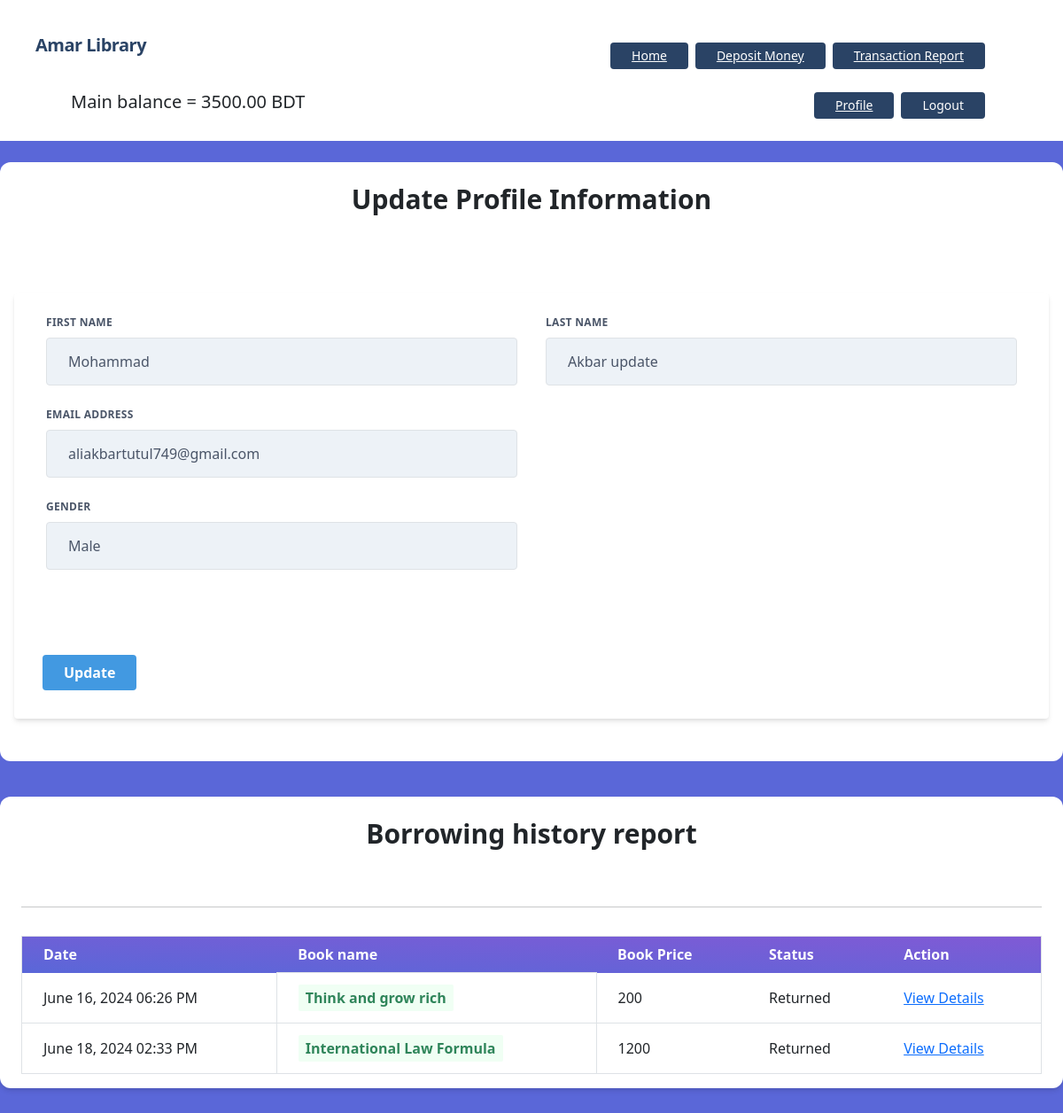
The app's page /accounts/profile/ (signed in) with its own data.
### accounts/models.py (models this page shows, shortened)
class UserAccount (models.Model):
    user = models.OneToOneField(User, related_name='account', on_delete=models.CASCADE)
    account_id = models.IntegerField(unique=True)
    gender = models.CharField(max_length=10, choices=GENDER)
    balance = models.DecimalField(default=0, max_digits=12, decimal_places=2)

### books/models.py (models this page shows, shortened)
class BorrowedBooks(models.Model):
    book = models.ForeignKey(Book, on_delete=models.CASCADE, related_name='buybook')
    user = models.ForeignKey(UserAccount, on_delete=models.CASCADE)
    is_returned = models.BooleanField(default=False)
    purchase_date = models.DateTimeField(auto_now_add=True)

class Book(models.Model):
    title = models.CharField(max_length=100)
    description = models.TextField()
    category = models.ForeignKey(Category, on_delete=models.CASCADE)
    price = models.IntegerField()
    qunatity = models.IntegerField(blank=True, null=True)
    image = models.ImageField(upload_to='media/images', blank=True, null=True)

### accounts/views.py (the view, shortened to what this page needs)
# urls.py: path('profile/', UserAccountUpdate.as_view(), name='profile' ),
class UserAccountUpdate(View):
    template_name = 'accounts/profile.html'
    def get(self, request):
        form = UserUpdateForm(instance= request.user)
        borrowed_books = BorrowedBooks.objects.all()
        return render (request, self.template_name, {'form': form, 'borrowed_books': borrowed_books })

### accounts/forms.py (shortened to what this page needs)
class UserUpdateForm (forms.ModelForm)         :
    gender = forms.ChoiceField(choices=GENDER)
    class Meta:
        model = User
        fields = ['first_name', 'last_name', 'email']
    def __init__(self, *args, **kwargs):
        super().__init__(*args, **kwargs)
        for field in self.fields:
            self.fields[field].widget.attrs.update({
                'class': (
                    'appearance-none block w-full bg-gray-200 '
                    'text-gray-700 border border-gray-200 rounded '
                    'py-3 px-4 leading-tight focus:outline-none '
                    'focus:bg-white focus:border-gray-500'
                )
            })
            if self.instance:
                try:
                    user_account = self.instance.account
                except:
                    user_account = None
            if user_account:
                self.fields['gender'].initial = user_account.gender

### accounts/templates/accounts/profile.html (shortened to what this page needs)
{% extends 'base.html' %} {% load static %} {% block head_title %}Library Management System {% endblock %} {% block content %}
<div class="bg-white px-3 py-4 rounded-xl my-6">
    <h1 class="font-bold text-3xl text-center pb-5">Update Profile Information</h1>
    <div class="w-full mt-10">
        <form method="post" class="bg-white shadow-md rounded px-8 pt-6 pb-8 mb-4">
            <div class="flex flex-wrap -mx-3 mb-6">
                <div class="w-full md:w-1/2 px-3 mb-6 md:mb-0">
                    <label class="block uppercase tracking-wide text-gray-700 text-xs font-bold mb-2" for="{{ form.first_name.id_for_label }}">
                        {{ form.first_name.label }}
                    </label> {{ form.first_name }}
                </div>
                <div class="w-full md:w-1/2 px-3">
                    <label class="block uppercase tracking-wide text-gray-700 text-xs font-bold mb-2" for="{{ form.last_name.id_for_label }}">
                        {{ form.last_name.label }}
                    </label> {{ form.last_name }}
                </div>
            </div>
            <div class="flex flex-wrap -mx-3 mb-6">
                <div class="w-full md:w-1/2 px-3 mb-6 md:mb-0">
                    <label class="block uppercase tracking-wide text-gray-700 text-xs font-bold mb-2" for="{{ form.email.id_for_label }}">
                        {{ form.email.label }}
                    </label> {{ form.email }}
                </div>
                <div class="w-full md:w-1/2 px-3 mb-6 md:mb-0">
                </div>
            </div>
            <div class="flex flex-wrap -mx-3 mb-6">
                <div class="w-full md:w-1/2 px-3 mb-6 md:mb-0">
                    <label class="block uppercase tracking-wide text-gray-700 text-xs font-bold mb-2" for="{{ form.gender.id_for_label }}">
                        {{ form.gender.label }}
                    </label> {{ form.gender }}
                </div>
                <div class="w-full md:w-1/2 px-3 mb-6 md:mb-0">
                </div>
            </div>
            <div class="flex flex-wrap -mx-3">
                <div class="w-full md:w-1/2 px-3 mb-6 md:mb-0">
                </div>
                <div class="w-full md:w-1/2 px-3 mb-6 md:mb-0">
                </div>
            </div>
            <div class="flex flex-wrap -mx-3 mb-6">
                <div class="w-full md:w-1/2 px-3 mb-6 md:mb-0">
                </div>
                <div class="w-full md:w-1/2 px-3">
                </div>
            </div>
            <div class="flex flex-wrap -mx-3 mb-6">
                <div class="w-full md:w-1/2 px-3 mb-6 md:mb-0">
                </div>
                <div class="w-full md:w-1/2 px-3">
                </div>
            </div>
            <div class="flex items-center justify-between">
                <button class="bg-blue-500 hover:bg-blue-700 text-white font-bold py-2 px-4 rounded focus:outline-none focus:shadow-outline" type="submit">
                    Update
                </button>
            </div>
        </form>
    </div>
</div>
<div class="my-10 py-3 px-4 bg-white rounded-xl shadow-md">
    <h1 class="font-bold text-3xl text-center pb-5 pt-2"> Borrowing history report  </h1>
    <hr />
    <table
      class="table-auto mx-auto w-full px-5 rounded-xl mt-8 border dark:border-neutral-500"
    >
      <thead class="bg-purple-900 text-white text-left">
        <tr
          class="bg-gradient-to-tr from-indigo-600 to-purple-600 rounded-md py-2 px-4 text-white font-bold"
        >
          <th class="px-4 py-2">Date</th>
          <th class="px-4 py-2">Book name </th>
          <th class="px-4 py-2">Book Price </th>
          <th class="px-4 py-2">Status</th>
          <th class="px-4 py-2">Action</th>
        </tr>
      </thead>
      <tbody>
        {% for borrowed_book in borrowed_books %}
        <tr class="border-b dark:border-neutral-500">
          <td class="px-4 py-2">
            {{ borrowed_book.purchase_date|date:"F d, Y h:i A" }}
          </td>
          <td class="px-4 py-3 text-s border">
            <span
              class="px-2 py-1 font-bold leading-tight rounded-sm {% if transaction.get_transaction_type_display == 'Withdrawal' %} text-red-700 bg-red-100 {% else %} text-green-700 bg-green-100 {% endif %}"
            >
              {{ borrowed_book.book.title }}
            </span>
          </td>
          <td class="px-4 py-2">
             {{ borrowed_book.book.price}}
          </td>
          <td class="px-4 py-2">
            {% if borrowed_book.is_returned %}
            Returned
            {% else %}
            Purchased
            {% endif %}
          </td>
          <td class="px-4 py-2">
            {% if borrowed_book.is_returned %}
            <a href="{% url 'detail_post' borrowed_book.book.id %}"> View Details </a>
            {% else %}
            <a href="{% url 'return_book' borrowed_book.id %}"> Return Book </a>
            {% endif %}
          </td>
        </tr>
        {% endfor %}
      </tbody>
    </table>
</div>
{% endblock %}

### templates/base.html (shortened to what this page needs)
{% load static %}
<!DOCTYPE html>
<html lang="en">
<head>
    <link href="https://unpkg.com/tailwindcss@^1.0/dist/tailwind.min.css" rel="stylesheet">
    <link href="https://cdn.jsdelivr.net/npm/bootstrap@5.0.2/dist/css/bootstrap.min.css" rel="stylesheet">
</head>
<body class="bg-indigo-600">
    <nav class="flex items-center justify-between flex-wrap bg-white p-6 px-10">
        <div class="flex items-center flex-shrink-0 text-white mr-6">
            <span class="font-semibold text-xl tracking-tight text-blue-900"> Amar Library </span>
        </div>
        <div class="w-full block flex-grow lg:flex lg:items-center lg:w-auto px-10 ">
            <div>
                <a href="{% url 'home' %}" class="mr-2 inline-block font-medium text-sm px-4 py-2 leading-none bg-blue-900 rounded text-white border-white hover:border-transparent hover:text-gray-800 hover:bg-red-700 mt-4 lg:mt-0"> Home </a>
            </div>
            <div>
                <a href="{% url 'deposit_money' %}" class="mr-2 inline-block font-medium text-sm px-4 py-2 leading-none bg-blue-900 rounded text-white border-white hover:border-transparent hover:text-gray-800 hover:bg-red-700 mt-4 lg:mt-0">Deposit Money </a>
            </div>
            <div>
                <a href="{% url 'transaction_report' %}" class="mr-2 inline-block font-medium text-sm px-4 py-2 leading-none bg-blue-900 rounded text-white border-white hover:border-transparent hover:text-gray-800 hover:bg-red-700 mt-4 lg:mt-0"> Transaction Report  </a>
            </div>
        </div>
        <div class="w-full block flex-grow lg:flex lg:items-center lg:w-auto px-10">
                <h5 style="margin-top: 25px;"> Main balance = {{request.user.account.balance}} BDT </h5>
                {% if request.user.is_authenticated %}
                <div>
                    <a href="{% url 'profile' %}" class="mr-2 inline-block font-medium text-sm px-4 py-2 leading-none bg-blue-900 rounded text-white border-white hover:border-transparent hover:text-gray-800 hover:bg-red-700 mt-4 lg:mt-0">Profile</a>
                </div>
                <div>
                    <form action="{% url 'logout' %}" method="post" >
                        <button type="submit"  class="mr-2 inline-block font-medium text-sm px-4 py-2 leading-none bg-blue-900 rounded text-white border-white hover:border-transparent hover:text-gray-800 hover:bg-red-700 mt-4 lg:mt-0">Logout</button>
                    </form>
                </div>
                {% endif %}
        </div>
    </nav>
    {% block content %}{% endblock %}
</body>
</html>

### records on screen
BorrowedBooks: purchase_date "June 16, 2024 06:26 PM", book "Think and grow rich", book.price "200", is_returned "Returned"
BorrowedBooks: purchase_date "June 18, 2024 02:33 PM", book "International Law Formula", book.price "1200", is_returned "Returned"

### other values on screen
{{ request.user.account.balance }} "3500.00"
